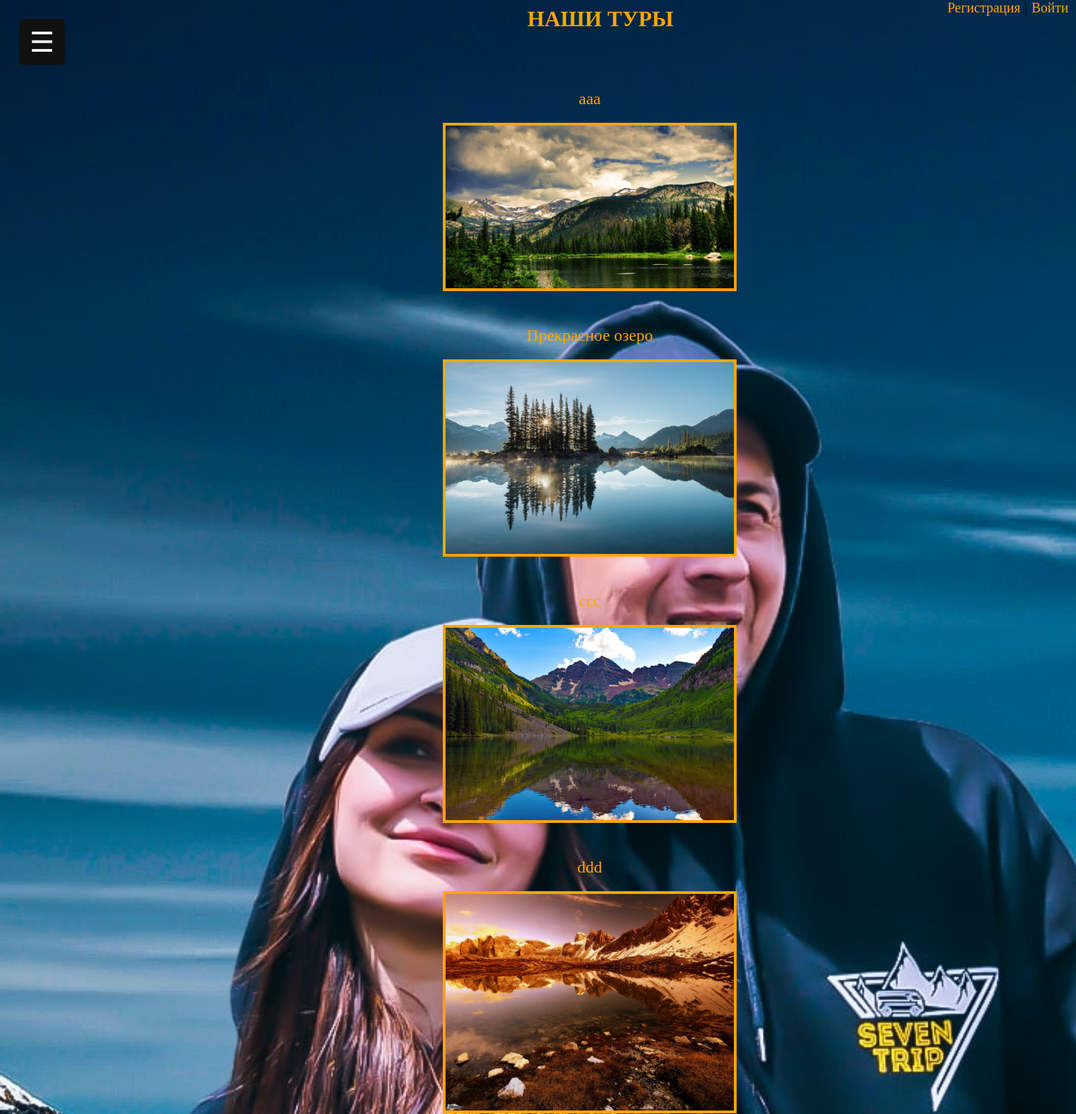
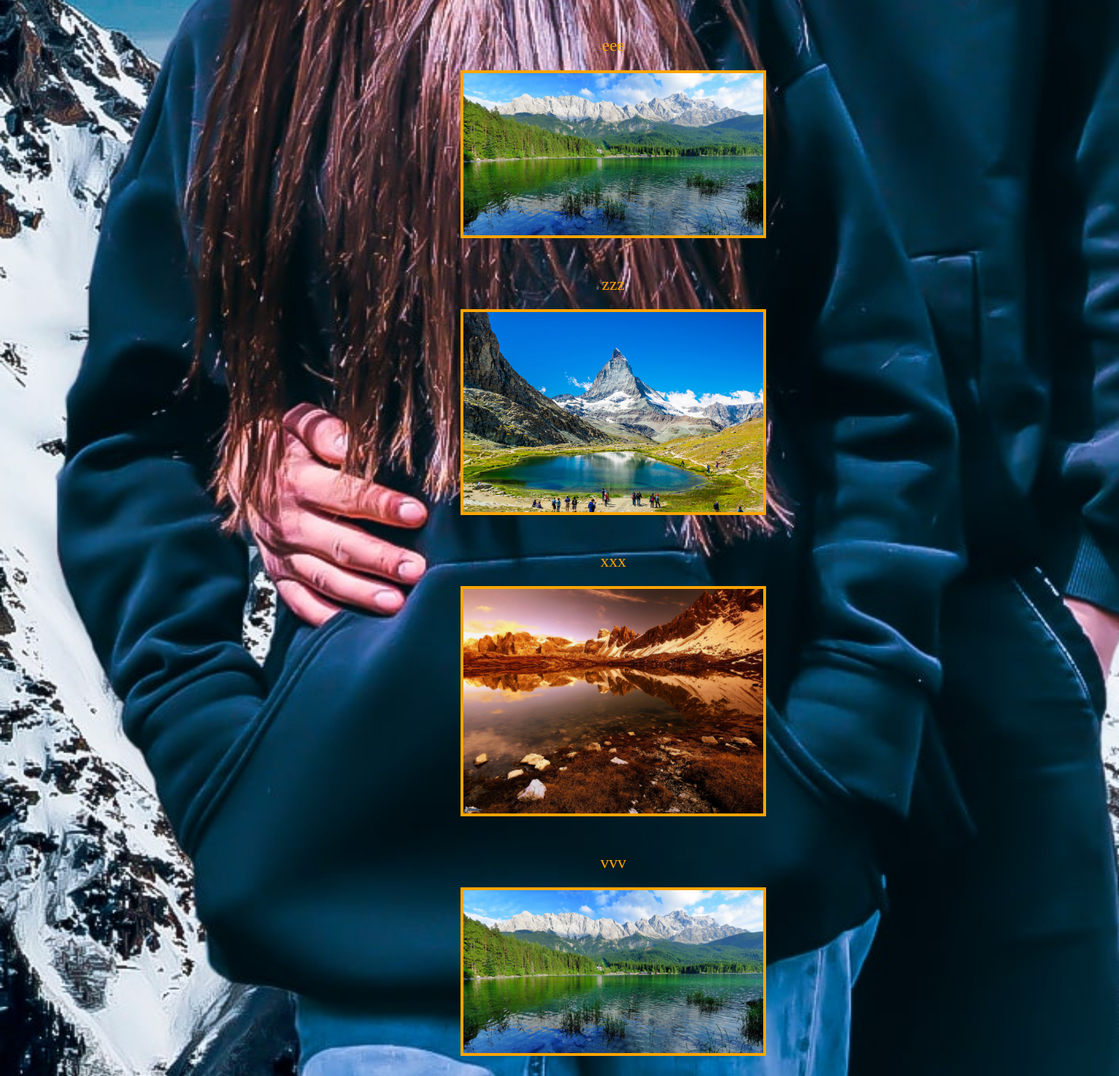
Page /tours on the committed database (2 pictures, top to bottom).
### turfirmaapp/models.py (models this page shows, shortened)
class Tours(models.Model):
    tour_name = models.CharField(max_length=100, verbose_name="Название тура")
    description = models.TextField(null=True, blank=True, verbose_name="Описание")
    start_date = models.DateField(verbose_name="Дата начала")
    end_date = models.DateField(verbose_name="Дата окончания")
    price = models.DecimalField(max_digits=10, decimal_places=2, verbose_name="Цена")
    photo_tour = models.ImageField(upload_to="photo_tour/", verbose_name="Фотография", null=True)
    excursions = models.ManyToManyField(Excursions, verbose_name="Название экскурсии",  blank=True)
    transport = models.ForeignKey(Transport, on_delete=models.CASCADE, verbose_name="ID транспорта")
    hotel = models.ForeignKey(Hotels, on_delete=models.CASCADE, verbose_name="название отеля")
    def get_absolute_url(self):
        return reverse('tour', kwargs={'tour_id': self.pk})
    class Meta:
        verbose_name = 'тур'
        verbose_name_plural = "Туры"

### turfirmaapp/views.py (the view)
# urls.py: path('tours', tours, name='tours'),
def tours(request):
    data = Tours.objects.all()
    my_data = request.session.get('customer', None)
    return render(request, "tours.html", {"data": data, 'customer': my_data})

### turfirmaapp/templates/tours.html (shortened to what this page needs)
{% extends 'base.html' %}
{% block content %}
<h1>Наши туры</h1>
{% if data %}
    {% for item in data %}
    <div class="tours">
        <p><a class="links"  href="{{ item.get_absolute_url }}">{{ item.tour_name }}</a></p>
        <p><a class="links"  href="{{ item.get_absolute_url }}"><img class="photo_tour" src="{{item.photo_tour.url}}"></a></p>
    </div>
    {% endfor %}
{% else %}
    <h2>Туры в разработке</h2>
{% endif %}
{% endblock %}

### turfirmaapp/templates/base.html (shortened to what this page needs)
<!DOCTYPE html>
{% load static %}
<html lang="en">
<head>
    <link rel="stylesheet" href="{% static 'css/styles.css' %}" />
</head>
<body background="{% static 'images/main_bg.jpg' %}">
    <header class="header">
      <nav>
        {% if customer %}
         <strong style="color: lime;">  {{customer}} </strong>| <a class="links" href="#" onClick="redirect()">Выйти</a>
          {% else %}
          <a class="links" href="{% url 'register' %}">Регистрация</a> | <a class="links" href="{% url 'login' %}">Войти</a>
        {% endif %}
      </nav>
    </header>
      <div id="main">
        <button class="openbtn" onclick="openNav()">&#9776; </button>
      </div>
      {% block content %}
      {% endblock %}
</body>
</html>

### turfirmaapp/static/css/styles.css (style rules this page uses)
body { background-size: cover; background-attachment: fixed; overflow-x: hidden; }
h1 { color: orange; position: relative; top: -60px; left: 49%; text-transform: uppercase; unicode-bidi: isolate; }
.header { position: fixed; top: 0; right: 10px; font-size: 20px; }
.openbtn { position: fixed; font-size: 40px; cursor: pointer; background-color: #111; color: white; padding: 10px 15px; border: none; }
#main { transition: margin-left .5s; padding: 20px; }
.tours { text-align: center; font-size: 24px; display: block; margin: 0 auto; margin-left: 150px; }
.photo_tour { display: block; margin: 0 auto; margin-top: -30px; width: 30%; height: 30%; border: 4px solid orange; }
.links { color: orange; outline: none; text-decoration: none; padding: 2px 1px 0; }
button { padding: 10px; background-color: #5cb85c; color: white; border: none; border-radius: 4px; cursor: pointer; font-size: 16px; margin: auto; }

### rows in the picture
Tours: tour_name "aaa", photo_tour (picture)
Tours: tour_name "Прекрасное озеро", photo_tour (picture)
Tours: tour_name "ccc", photo_tour (picture)
Tours: tour_name "ddd", photo_tour (picture)
Tours: tour_name "eee", photo_tour (picture)
Tours: tour_name "zzz", photo_tour (picture)
Tours: tour_name "xxx", photo_tour (picture)
Tours: tour_name "vvv", photo_tour (picture)
